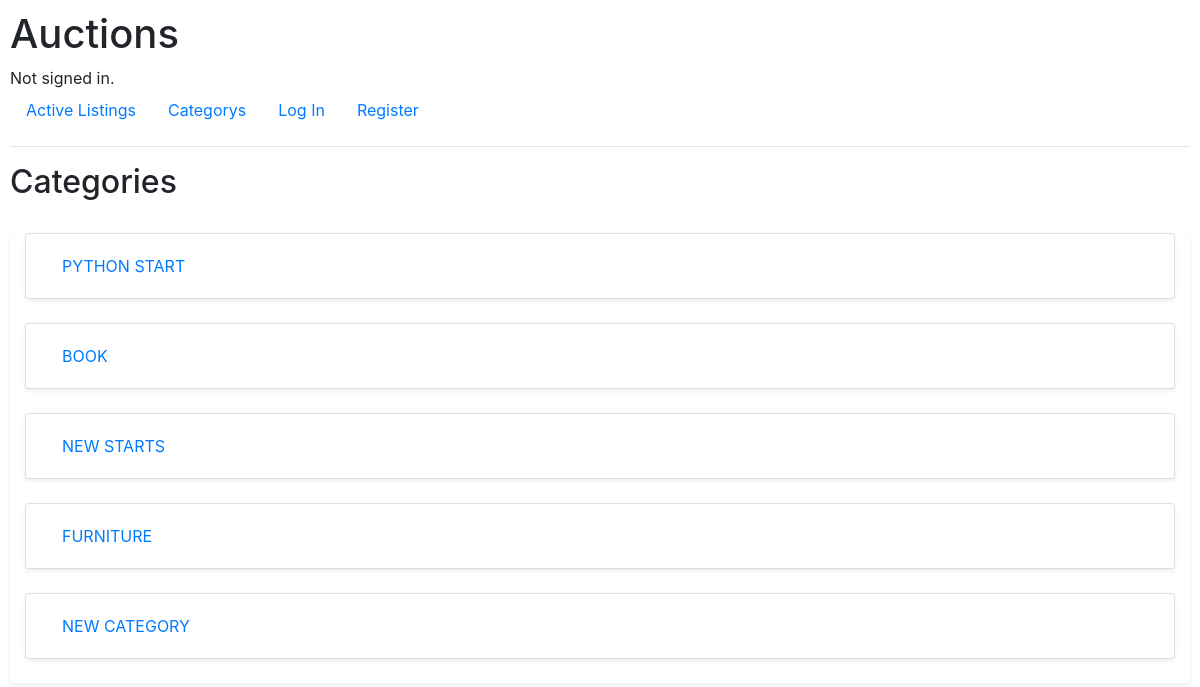
Before: /categorys with the older database file.
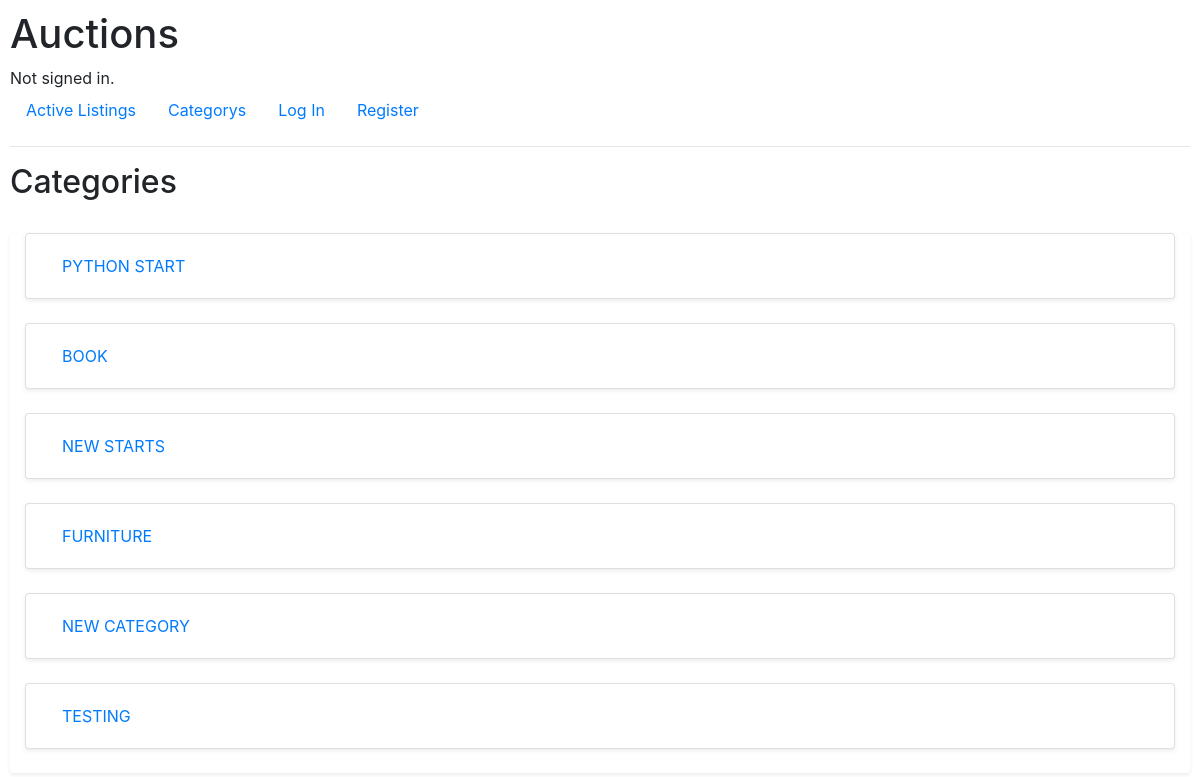
After: the same page with the newer database file.
### auctions/models.py (models this page shows, shortened)
class category(models.Model):
    name = models.CharField(max_length=264)

### auctions/views.py (the view)
# urls.py: path("categorys", views.display_categorys, name="categorys"),
def display_categorys(request):
    categorys = category.objects.all()
    return render(request, "auctions/categorys.html", {
        "categorys": categorys
    })

### auctions/templates/auctions/categorys.html
{% extends "auctions/layout.html" %}
{% block body %}
    <h2>Categories</h2>
    <br>
    <div class="container-fluid rounded shadow-sm">
        {% for category in categorys %}
            <ul class="list-group">
                <li class="list-group-item rounded shadow-sm"><a class="nav-link" href="{% url 'unique_category' category.name %}">{{ category.name.upper }}</a></li>
                <br>
            </ul>
        {% endfor %}
        </div>
{% endblock %}

Changed rows visible on the page:
added category: name "TESTING"
